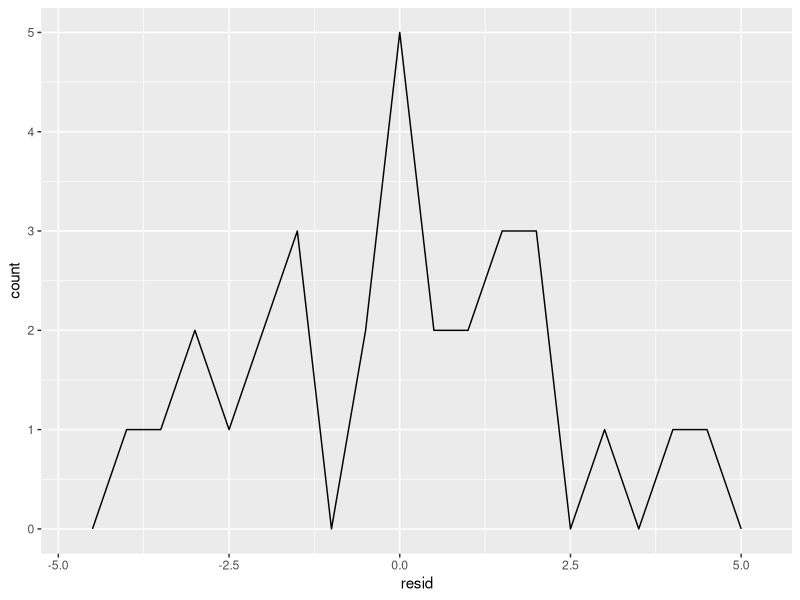
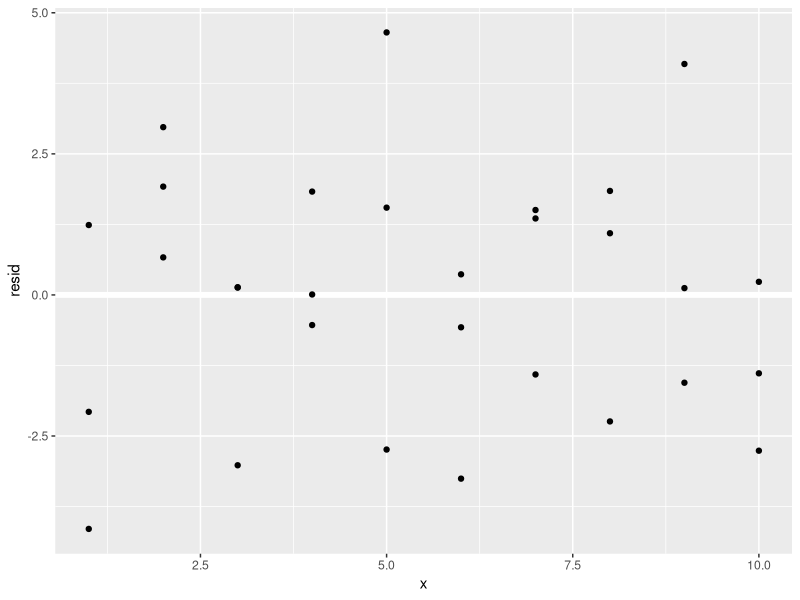
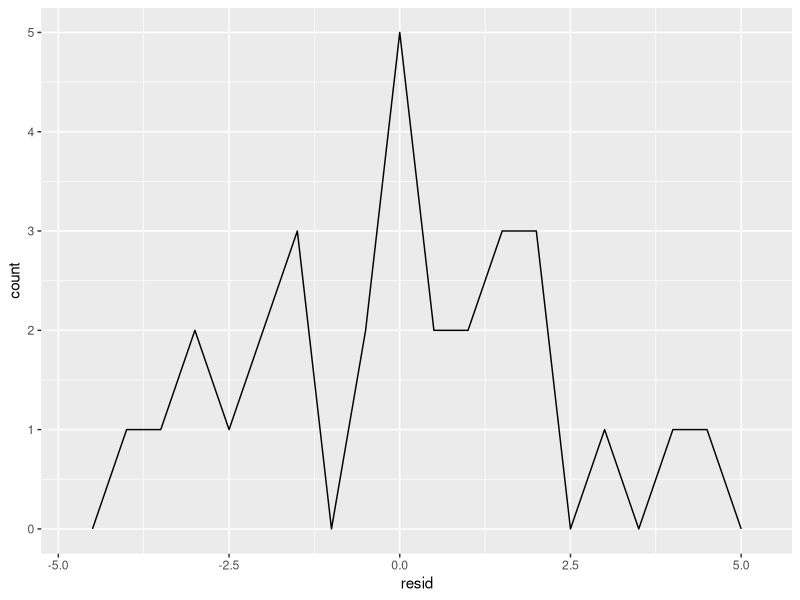
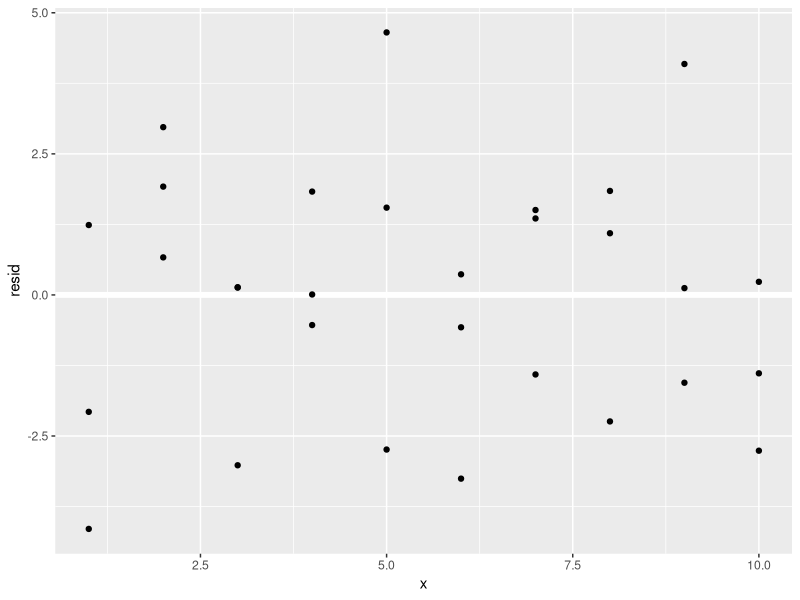

The R source for these figures, in order:
library(tidyverse)

library(modelr)
options(na.action = na.warn)

sim1_mod <- lm(y ~ x, data = sim1)
sim1 <- sim1 %>% 
  add_residuals(sim1_mod)
sim1

ggplot(sim1, aes(resid)) + 
  geom_freqpoly(binwidth = 0.5)

ggsave("model/figs/residuals.png")

ggplot(sim1, aes(x, resid)) + 
  geom_ref_line(h = 0) +
  geom_point() 

ggsave("model/figs/residuals2.png")
